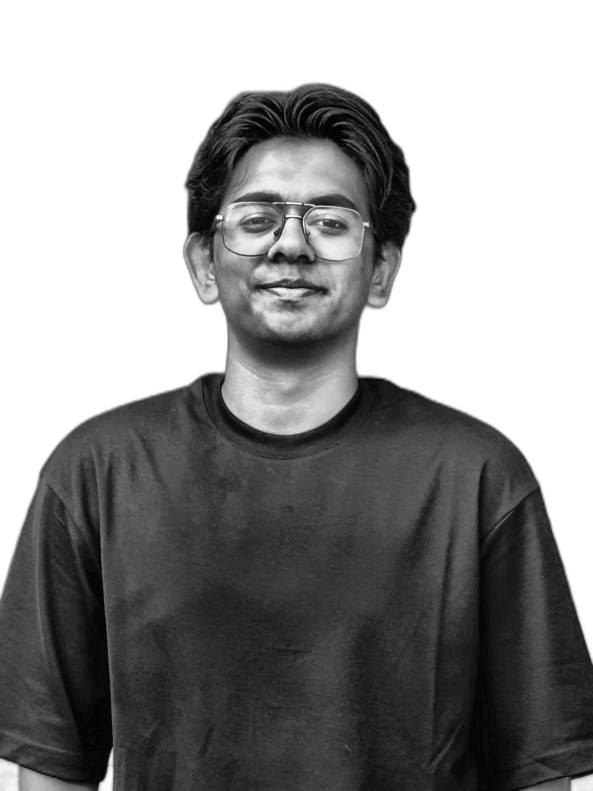
#> input picture source-prepped.png, 1186 x 1582 px, found by its file name (shown at 1/2 size)
$ python make_ascii_svg.py source-prepped.png
#> lines starting #> are read from the running program, lines starting #| are printed output that depends on the picture
#!/usr/bin/env python3
"""Convert a prepped grayscale photo into a monochrome, self-typing ASCII SVG.

Downsamples to a ~100x53 character grid, maps brightness to a density
ramp, and wraps each row in a clip-path that wipes left-to-right with a
small block cursor, staggered top to bottom. Plays once and freezes
(SMIL, no <script>, no loop) so it renders and animates on GitHub.

    python scripts/make_ascii_svg.py source-prepped.png
"""
import sys
from pathlib import Path

import numpy as np
from PIL import Image

RAMP = " .`:-=+*cs#%@"  # bright (sparse) -> dark (dense); leading space clears background
COLS = 100
ROWS = 53

FONT_SIZE = 14
CHAR_W = FONT_SIZE * 0.6
CHAR_H = FONT_SIZE * 1.15

ROW_DURATION = 0.55   # seconds for one row's wipe
ROW_STAGGER = 0.035   # seconds between the start of consecutive rows

# Monochrome fill. GitHub renders the profile README on a theme-dependent
# page background (no card), so a single flat gray risks low contrast in
# one theme. We use one color at a time via a prefers-color-scheme media
# query inside the SVG -- still monochrome, just theme-adaptive.
FILL_LIGHT = "#3b4048"
FILL_DARK = "#c9d1d9"


def image_to_grid(path: Path) -> list[str]:
    img = Image.open(path).convert("L")
    w, h = img.size

    target_ratio = (COLS * CHAR_W) / (ROWS * CHAR_H)
    src_ratio = w / h
    if src_ratio > target_ratio:
        new_w = int(h * target_ratio)
        left = (w - new_w) // 2
        img = img.crop((left, 0, left + new_w, h))
    else:
        new_h = int(w / target_ratio)
        top = (h - new_h) // 2
        img = img.crop((0, top, w, top + new_h))

    img = img.resize((COLS, ROWS), Image.LANCZOS)
    arr = np.array(img, dtype=np.float32)
    idx = np.clip(((255 - arr) / 255) * (len(RAMP) - 1), 0, len(RAMP) - 1).round().astype(int)
    return ["".join(RAMP[i] for i in row) for row in idx]


def esc(text: str) -> str:
    return text.replace("&", "&amp;").replace("<", "&lt;").replace(">", "&gt;")


def build_svg(rows: list[str]) -> str:
    width = COLS * CHAR_W
    height = ROWS * CHAR_H

    parts = [
        f'<svg xmlns="http://www.w3.org/2000/svg" viewBox="0 0 {width:.1f} {height:.1f}" '
        f'width="{width:.0f}" height="{height:.0f}" '
        f'font-family="ui-monospace, SFMono-Regular, Menlo, Consolas, monospace">',
        "<style>",
        f"  text {{ fill: {FILL_LIGHT}; }}",
        "  @media (prefers-color-scheme: dark) {",
        f"    text {{ fill: {FILL_DARK}; }}",
        "  }",
        "  .cursor { fill: inherit; }",
        "</style>",
    ]

    for r, row_text in enumerate(rows):
        y = (r + 1) * CHAR_H - CHAR_H * 0.28
        clip_id = f"clip{r}"
        begin = r * ROW_STAGGER
        row_px_width = width

        parts.append(f'<clipPath id="{clip_id}">')
        parts.append(f'  <rect x="0" y="{r * CHAR_H:.1f}" width="0" height="{CHAR_H:.1f}">')
        parts.append(
            f'    <animate attributeName="width" from="0" to="{row_px_width:.1f}" '
            f'begin="{begin:.3f}s" dur="{ROW_DURATION:.2f}s" fill="freeze" '
            f'calcMode="spline" keySplines="0.25 0.1 0.25 1" />'
        )
        parts.append("  </rect>")
        parts.append("</clipPath>")

        parts.append(f'<g clip-path="url(#{clip_id})">')
        parts.append(f'  <text x="0" y="{y:.1f}" font-size="{FONT_SIZE}" xml:space="preserve">{esc(row_text)}</text>')
        parts.append("</g>")

        cursor_h = CHAR_H * 0.85
        cursor_y = r * CHAR_H + CHAR_H * 0.1
        parts.append(
            f'<rect class="cursor" x="0" y="{cursor_y:.1f}" width="{CHAR_W:.1f}" height="{cursor_h:.1f}" opacity="0">'
        )
        parts.append(
            f'  <animate attributeName="x" from="0" to="{max(row_px_width - CHAR_W, 0):.1f}" '
            f'begin="{begin:.3f}s" dur="{ROW_DURATION:.2f}s" fill="freeze" '
            f'calcMode="spline" keySplines="0.25 0.1 0.25 1" />'
        )
        parts.append(
            f'  <animate attributeName="opacity" values="0;1;1;0" keyTimes="0;0.02;0.85;1" '
            f'begin="{begin:.3f}s" dur="{ROW_DURATION:.2f}s" fill="freeze" />'
        )
        parts.append("</rect>")

    parts.append("</svg>")
    return "\n".join(parts)


def main() -> None:
    src = Path(sys.argv[1]) if len(sys.argv) > 1 else Path(__file__).resolve().parent.parent / "source-prepped.png"
    out = Path(sys.argv[2]) if len(sys.argv) > 2 else Path(__file__).resolve().parent.parent / "tohraan-ascii.svg"
    rows = image_to_grid(src)
#> in image_to_grid, img is the input picture: PIL image 1186x1582 L; min 2, max 255, mean 146.7
#> in image_to_grid, `img = img.crop((0, top, w, top + new_h))`:
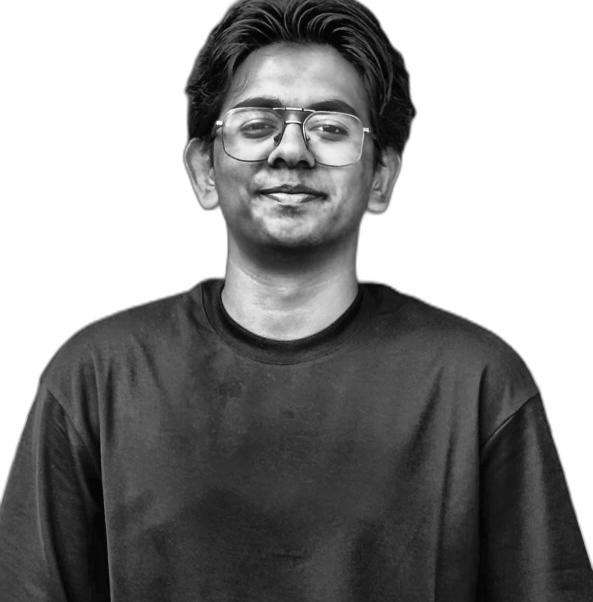
#> img: PIL image 1186x1204 L (shown at 1/2 size); min 2, max 255, mean 145.5
#> in image_to_grid, `img = img.resize((COLS, ROWS), Image.LANCZOS)`:
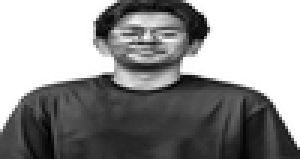
#> img: PIL image 100x53 L (shown 3 times larger); min 0, max 255, mean 145.3
#> in image_to_grid, `idx = np.clip(((255 - arr) / 255) * (len(RAMP) - 1), 0, len(RAMP) - 1)..`:
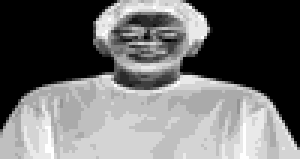
#> idx: shape (53, 100) int64 (shown 3 times larger); min 0, max 12, mean 5.16; drawn with min black and max white
#> rows = 53 items
    out.write_text(build_svg(rows), encoding="utf-8")
#> the loop in build_svg, `for r, row_text in enumerate(rows):` made 53 passes
#> (y, clip_id, begin, cursor_y) on passes 1 to 12: (11.59, 'clip0', 0, 1.61), (27.69, 'clip1', 0.035, 17.71), (43.79, 'clip2', 0.07, 33.81), (59.89, 'clip3', 0.105, 49.91), (75.99, 'clip4', 0.14, 66.01), (92.09, 'clip5', 0.175, 82.11), (108.2, 'clip6', 0.21, 98.21), (124.3, 'clip7', 0.245, 114.3), (140.4, 'clip8', 0.28, 130.4), (156.5, 'clip9', 0.315, 146.5), (172.6, 'clip10', 0.35, 162.6), (188.7, 'clip11', 0.385, 178.7)
#> after the loop in build_svg, `for r, row_text in enumerate(rows):`: parts = 644 items
    total = ROW_STAGGER * (ROWS - 1) + ROW_DURATION
    print(f"wrote {out} ({COLS}x{ROWS} grid, ~{total:.2f}s to fully print)")


if __name__ == "__main__":
    main()
